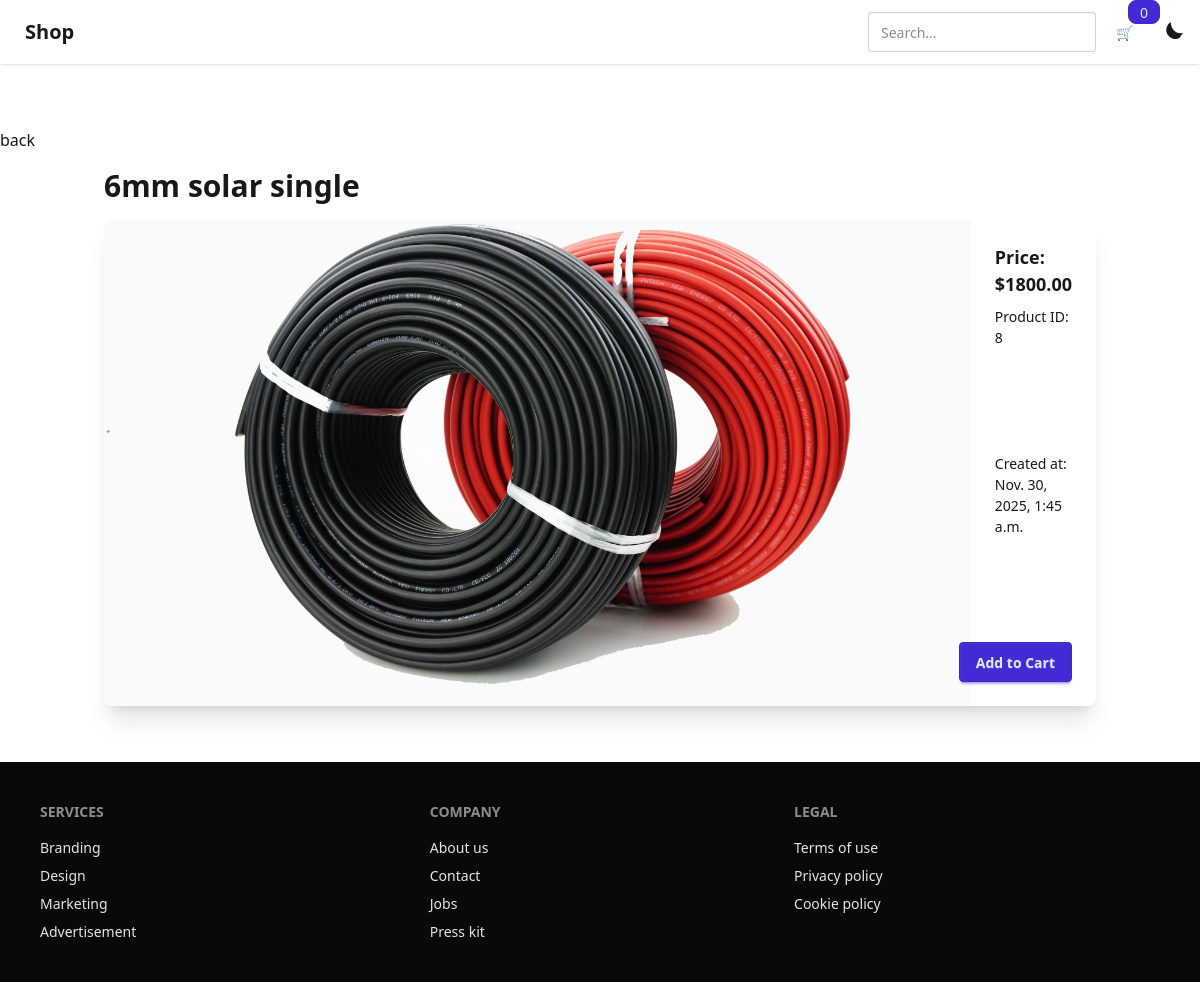
The app's page /product_detail/8/ with its own data.
### myapp/models.py (models this page shows, shortened)
class Products(models.Model):
    name = models.CharField(max_length=100)
    image = models.ImageField(upload_to='products/')
    stock = models.PositiveIntegerField(default=0, validators=[MinValueValidator(0)])
    price = models.DecimalField(max_digits=10, decimal_places=2)
    updated_at = models.DateTimeField(auto_now=True)
    created_at = models.DateTimeField(auto_now_add=True)
    class Meta:
        ordering = ['name']

### myapp/views.py (the view)
# urls.py: path('product_detail/<int:pk>/', views.product_detail, name='product_detail'),
def product_detail(request, pk):
    product = get_object_or_404(Products, pk=pk)
    return render(request, "product_detail.html", {"product": product})

### myapp/templates/product_detail.html
{% extends 'base.html' %}
{% load static %}
{% block content %}
<div class="back"><a href="{% url 'home' %}">back</a></div>
<div class="container mx-auto p-4">
    <h1 class="text-3xl font-bold mb-4">{{ product.name }}</h1>
    <div class="card lg:card-side bg-base-100 shadow-xl">
        <figure>
            <img src="{{ product.image.url }}" alt="{{ product.name }}" class="w-full h-auto" />
        </figure>
        <div class="card-body">
            <h2 class="card-title">Price: ${{ product.price }}</h2>
            <p>Product ID: {{ product.id }}</p>
            <p>Created at: {{ product.created_at }}</p>
            <div class="card-actions justify-end">
                <button class="btn btn-primary">Add to Cart</button>
            </div>
        </div>
    </div>
</div>
{% endblock %}

### records on screen
Products: name "6mm solar single", image (picture), price "1800.00", id "8", created_at "Nov. 30, 2025, 1:45 a.m."
